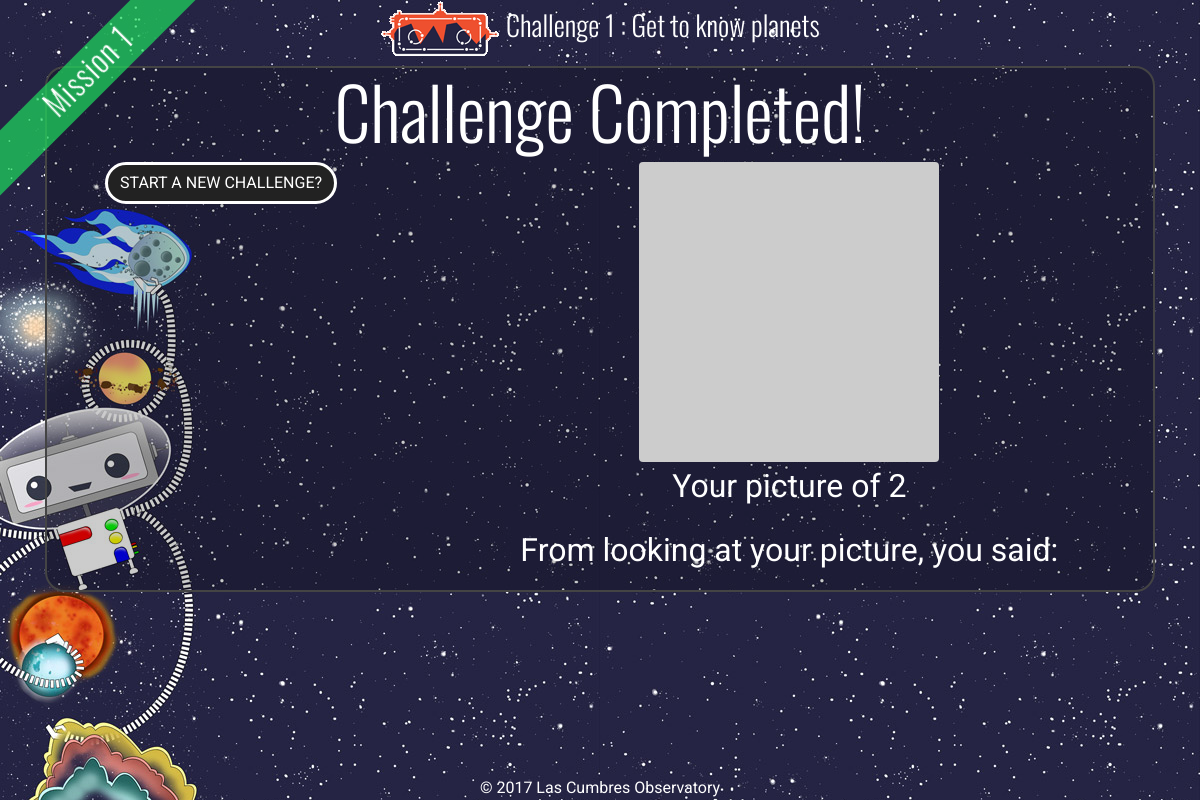
Screenshot of /challenge/1/summary/ (signed in) with the database file from the repository.
### explorer/models.py (models this page shows, shortened)
class Challenge(models.Model):
    number = models.IntegerField()
    name = models.CharField(max_length=200)
    mission = models.ForeignKey(Mission)
    description = models.TextField(help_text=_("Research page info"))
    action = models.TextField(help_text=_("What the user should look for on investigate?"))
    category = models.TextField(help_text=_("What type of object is this?"), blank=True, null=True)
    avm_code = models.CharField(max_length=10, blank=True, null=True)
    active = models.BooleanField(default=True)
    sticker_total = models.IntegerField(default=0)
    is_last = models.BooleanField(default=False)

class Mission(models.Model):
    number = models.IntegerField()
    name = models.CharField(max_length=200)
    patch = models.ImageField(upload_to='patches')
    sticker_total = models.IntegerField(default=0)

### status/models.py (models this page shows, shortened)
class Progress(models.Model):
    user = models.ForeignKey(User)
    challenge = models.ForeignKey(Challenge)
    userrequestid = models.CharField(max_length=20, null=True, blank=True)
    requestids = models.CharField(max_length=20, null=True, blank=True)
    frameids = models.CharField(max_length=20, null=True, blank=True)
    status = FSMField(default='New', choices=settings.PROGRESS_OPTIONS)
    last_update = models.DateTimeField(default=datetime.utcnow)
    target = models.CharField(max_length=100)
    class Meta:
        unique_together = (("user","challenge"),)
    class Meta:
        verbose_name_plural = 'User Progress'

### explorer/views.py (the view)
# urls.py: url(r'^challenge/(?P<pk>[0-9]+)/summary/$', ChallengeSummary.as_view(), {'mode':'summary'}, name="summary"),
class ChallengeSummary(LoginRequiredMixin, DetailView):
    model = Challenge
    template_name = "explorer/challenge-summary.html"
    def get_context_data(self, **kwargs):
        context = super(ChallengeSummary, self).get_context_data(**kwargs)
        progress = Progress.objects.get(challenge=self.get_object(), user=self.request.user)
        stickers = PersonSticker.objects.filter(user=self.request.user, sticker__challenge=self.get_object() )
        answers = UserAnswer.objects.filter(answer__question__challenge=self.get_object(), user=self.request.user)
        context['progress'] = progress
        context['answers'] = answers
        context['stickers'] = stickers
        return context

### explorer/templatetags/explorer_utils.py (called while the page is built)
@register.simple_tag
def progress_url(user):
    try:
        latest = Progress.objects.filter(user=user).latest('last_update')
    except ObjectDoesNotExist:
        url = reverse('mission',kwargs={'pk':1})
        return url
    if latest.status in ['Summary','Failed']:
        if not latest.challenge.is_last:
            challenge = Challenge.objects.get(number=latest.challenge.number+1, mission=latest.challenge.mission)
            url = reverse('challenge',kwargs={'pk':challenge.pk})
        else:
            url = reverse('missions')
    else:
        url = reverse('challenge',kwargs={'pk':latest.challenge.pk})
    return url

### serol/auth_backend.py (called while the page is built)
    def get_user(self, user_id):
        try:
            return User.objects.get(pk=user_id)
        except User.DoesNotExist:
            return None

### explorer/templates/explorer/challenge-summary.html (shortened to what this page needs)
{% extends 'explorer/challenge-base.html' %}
{% load static i18n  explorer_utils %}
{% block wrapper-class%}challenge mission-{{object.mission.number}}-sidebar{%endblock%}
{% block main-body %}
<div class="centre-container">
<h1>{% trans "Challenge Completed!" %}</h1>
  <div class="row">
        <div class="col-lg-4">
          <a href="{% progress_url request.user %}" class="btn btn-4 btn-4a animated tada">{% trans "start a new challenge?" %}</a>
        </div>
        <div class="col-lg-8">
          <img src="http://placehold.it/300x300" alt="{{object.name}}" class="img-fluid rounded" id="img-holder">
          <p>Your picture of {{progress.target}}</p>
          <p>
          {% trans "From looking at your picture, you said:"%}
        </p>
        </div>
  </div>
</div>
{% endblock %}

### explorer/templates/explorer/challenge-base.html (shortened to what this page needs)
{% extends 'explorer/base.html' %}
{% load static i18n %}
{% block main-content %}
<div class="container">
{% block main-header %}
<h3><a href="{% url 'home' %}"><img src="{% static 'explorer/images/serol_logo_sm.png'%}" /></a> Challenge {{object.number}} : {{object.name}}</h3>
{% endblock %}
{% block main-body %}
{% endblock %}
</div>
{% endblock %}
{% block ribbon %}
<div class="corner-ribbon sticky shadow mission-{{object.mission.number}}-colour"><h2>{% trans "Mission" %} {{object.mission.number}}</h2></div>
{% endblock %}

### explorer/static/explorer/css/layout.css (style rules this page uses)
a, a:focus, a:hover { color: #fff; }
.btn { border: none; color: #fff; background: #222; cursor: pointer; display: inline-block; text-transform: uppercase; }
.btn:after { content: ''; position: absolute; z-index: -1; -webkit-transition: all 0.3s; -moz-transition: all 0.3s; transition: all 0.3s; }
.btn-4 { border-radius: 50px; border: 3px solid #fff; color: #fff; overflow: hidden; }
.btn-4:before { position: absolute; height: 100%; font-size: 125%; line-height: 3.5; color: #fff; -webkit-transition: all 0.3s; -moz-transition: all 0.3s; transition: all 0.3s; }
.btn-4a:before { left: 130%; top: 0; }
html, body { height: 100%; }
body { text-align: center; font-family: 'Roboto', sans-serif; background: url('../images/serol_bg_sm.jpg') repeat fixed #2b3e50; color: #fff; }
.centre-container { border: 2px solid #444; border-radius: 20px; background: rgba(0,0,0,0.2); }
h1, h2, h3, h4, h5, h6, .target-name { font-family: 'Oswald', sans-serif; font-weight: 300; color: #fff; }
h1 { font-size:4.5rem; }
p { font-size:2rem; }
.mission-1-colour, .mission-1-sidebar .page-header { background-color:rgba(29, 220, 93, 0.7); }
.corner-ribbon { width: 300px; position: absolute; top: 50px; left: -60px; text-align: center; line-height: 50px; letter-spacing: 1px; color: #f0f0f0; transform: rotate(-45deg); -webkit-transform: rotate(-45deg); }

### rows the page displays
Challenge: number "1", name "Get to know planets", mission.number "1"
Progress: target "2"
